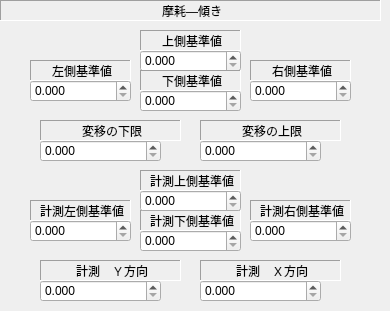
   <widget class="QWidget" name="page_5">
    <widget class="QLabel" name="label_15">
     <property name="geometry">
      <rect>
       <x>0</x>
       <y>0</y>
       <width>381</width>
       <height>21</height>
      </rect>
     </property>
     <property name="frameShape">
      <enum>QFrame::Panel</enum>
     </property>
     <property name="frameShadow">
      <enum>QFrame::Sunken</enum>
     </property>
     <property name="text">
      <string>摩耗―傾き</string>
     </property>
     <property name="alignment">
      <set>Qt::AlignCenter|Qt::AlignHCenter|Qt::AlignLeading|Qt::AlignLeft|Qt::AlignVCenter</set>
     </property>
    </widget>
    <widget class="QLabel" name="label_29">
     <property name="geometry">
      <rect>
       <x>200</x>
       <y>120</y>
       <width>141</width>
       <height>21</height>
      </rect>
     </property>
     <property name="frameShape">
      <enum>QFrame::Panel</enum>
     </property>
     <property name="frameShadow">
      <enum>QFrame::Sunken</enum>
     </property>
     <property name="text">
      <string>変移の上限</string>
     </property>
     <property name="alignment">
      <set>Qt::AlignCenter|Qt::AlignHCenter|Qt::AlignLeading|Qt::AlignLeft|Qt::AlignVCenter</set>
     </property>
    </widget>
    <widget class="QDoubleSpinBox" name="doubleSpinBoxLowDifIncline">
     <property name="geometry">
      <rect>
       <x>40</x>
       <y>140</y>
       <width>121</width>
       <height>22</height>
      </rect>
     </property>
     <property name="decimals">
      <number>3</number>
     </property>
     <property name="maximum">
      <double>1000.999000000000024</double>
     </property>
    </widget>
    <widget class="QDoubleSpinBox" name="doubleSpinBoxRegInclineLeft">
     <property name="geometry">
      <rect>
       <x>30</x>
       <y>80</y>
       <width>101</width>
       <height>22</height>
      </rect>
     </property>
     <property name="decimals">
      <number>3</number>
     </property>
     <property name="maximum">
      <double>1000.999000000000024</double>
     </property>
    </widget>
    <widget class="QDoubleSpinBox" name="doubleSpinBoxHighDifIncline">
     <property name="geometry">
      <rect>
       <x>200</x>
       <y>140</y>
       <width>121</width>
       <height>22</height>
      </rect>
     </property>
     <property name="decimals">
      <number>3</number>
     </property>
     <property name="maximum">
      <double>1000.999000000000024</double>
     </property>
    </widget>
    <widget class="QLabel" name="label_30">
     <property name="geometry">
      <rect>
       <x>30</x>
       <y>60</y>
       <width>101</width>
       <height>21</height>
      </rect>
     </property>
     <property name="frameShape">
      <enum>QFrame::Panel</enum>
     </property>
     <property name="frameShadow">
      <enum>QFrame::Sunken</enum>
     </property>
     <property name="text">
      <string>左側基準値</string>
     </property>
     <property name="alignment">
      <set>Qt::AlignCenter|Qt::AlignHCenter|Qt::AlignLeading|Qt::AlignLeft|Qt::AlignVCenter</set>
     </property>
    </widget>
    <widget class="QDoubleSpinBox" name="doubleSpinBoxRegInclineRight">
     <property name="geometry">
      <rect>
       <x>250</x>
       <y>80</y>
       <width>101</width>
       <height>22</height>
      </rect>
     </property>
     <property name="decimals">
      <number>3</number>
     </property>
     <property name="maximum">
      <double>1000.999000000000024</double>
     </property>
    </widget>
    <widget class="QLabel" name="label_32">
     <property name="geometry">
      <rect>
       <x>40</x>
       <y>120</y>
       <width>141</width>
       <height>21</height>
      </rect>
     </property>
     <property name="frameShape">
      <enum>QFrame::Panel</enum>
     </property>
     <property name="frameShadow">
      <enum>QFrame::Sunken</enum>
     </property>
     <property name="text">
      <string>変移の下限</string>
     </property>
     <property name="alignment">
      <set>Qt::AlignCenter|Qt::AlignHCenter|Qt::AlignLeading|Qt::AlignLeft|Qt::AlignVCenter</set>
     </property>
    </widget>
    <widget class="QLabel" name="label_33">
     <property name="geometry">
      <rect>
       <x>250</x>
       <y>60</y>
       <width>101</width>
       <height>21</height>
      </rect>
     </property>
     <property name="frameShape">
      <enum>QFrame::Panel</enum>
     </property>
     <property name="frameShadow">
      <enum>QFrame::Sunken</enum>
     </property>
     <property name="text">
      <string>右側基準値</string>
     </property>
     <property name="alignment">
      <set>Qt::AlignCenter|Qt::AlignHCenter|Qt::AlignLeading|Qt::AlignLeft|Qt::AlignVCenter</set>
     </property>
    </widget>
    <widget class="QLabel" name="label_34">
     <property name="geometry">
      <rect>
       <x>140</x>
       <y>30</y>
       <width>101</width>
       <height>21</height>
      </rect>
     </property>
     <property name="frameShape">
      <enum>QFrame::Panel</enum>
     </property>
     <property name="frameShadow">
      <enum>QFrame::Sunken</enum>
     </property>
     <property name="text">
      <string>上側基準値</string>
     </property>
     <property name="alignment">
      <set>Qt::AlignCenter|Qt::AlignHCenter|Qt::AlignLeading|Qt::AlignLeft|Qt::AlignVCenter</set>
     </property>
    </widget>
    <widget class="QDoubleSpinBox" name="doubleSpinBoxRegInclineTop">
     <property name="geometry">
      <rect>
       <x>140</x>
       <y>50</y>
       <width>101</width>
       <height>22</height>
      </rect>
     </property>
     <property name="decimals">
      <number>3</number>
     </property>
     <property name="maximum">
      <double>1000.999000000000024</double>
     </property>
    </widget>
    <widget class="QLabel" name="label_35">
     <property name="geometry">
      <rect>
       <x>140</x>
       <y>70</y>
       <width>101</width>
       <height>21</height>
      </rect>
     </property>
     <property name="frameShape">
      <enum>QFrame::Panel</enum>
     </property>
     <property name="frameShadow">
      <enum>QFrame::Sunken</enum>
     </property>
     <property name="text">
      <string>下側基準値</string>
     </property>
     <property name="alignment">
      <set>Qt::AlignCenter|Qt::AlignHCenter|Qt::AlignLeading|Qt::AlignLeft|Qt::AlignVCenter</set>
     </property>
    </widget>
    <widget class="QDoubleSpinBox" name="doubleSpinBoxRegInclineBottom">
     <property name="geometry">
      <rect>
       <x>140</x>
       <y>90</y>
       <width>101</width>
       <height>22</height>
      </rect>
     </property>
     <property name="decimals">
      <number>3</number>
     </property>
     <property name="maximum">
      <double>1000.999000000000024</double>
     </property>
    </widget>
    <widget class="QDoubleSpinBox" name="doubleSpinBoxValueInclineBottom">
     <property name="geometry">
      <rect>
       <x>140</x>
       <y>230</y>
       <width>101</width>
       <height>22</height>
      </rect>
     </property>
     <property name="decimals">
      <number>3</number>
     </property>
     <property name="maximum">
      <double>1000.999000000000024</double>
     </property>
    </widget>
    <widget class="QLabel" name="label_36">
     <property name="geometry">
      <rect>
       <x>140</x>
       <y>170</y>
       <width>101</width>
       <height>21</height>
      </rect>
     </property>
     <property name="frameShape">
      <enum>QFrame::Panel</enum>
     </property>
     <property name="frameShadow">
      <enum>QFrame::Sunken</enum>
     </property>
     <property name="text">
      <string>計測上側基準値</string>
     </property>
     <property name="alignment">
      <set>Qt::AlignCenter|Qt::AlignHCenter|Qt::AlignLeading|Qt::AlignLeft|Qt::AlignVCenter</set>
     </property>
    </widget>
    <widget class="QDoubleSpinBox" name="doubleSpinBoxValueInclineRight">
     <property name="geometry">
      <rect>
       <x>250</x>
       <y>220</y>
       <width>101</width>
       <height>22</height>
      </rect>
     </property>
     <property name="decimals">
      <number>3</number>
     </property>
     <property name="maximum">
      <double>1000.999000000000024</double>
     </property>
    </widget>
    <widget class="QLabel" name="label_31">
     <property name="geometry">
      <rect>
       <x>30</x>
       <y>200</y>
       <width>101</width>
       <height>21</height>
      </rect>
     </property>
     <property name="frameShape">
      <enum>QFrame::Panel</enum>
     </property>
     <property name="frameShadow">
      <enum>QFrame::Sunken</enum>
     </property>
     <property name="text">
      <string>計測左側基準値</string>
     </property>
     <property name="alignment">
      <set>Qt::AlignCenter|Qt::AlignHCenter|Qt::AlignLeading|Qt::AlignLeft|Qt::AlignVCenter</set>
     </property>
    </widget>
    <widget class="QLabel" name="label_37">
     <property name="geometry">
      <rect>
       <x>140</x>
       <y>210</y>
       <width>101</width>
       <height>21</height>
      </rect>
     </property>
     <property name="frameShape">
      <enum>QFrame::Panel</enum>
     </property>
     <property name="frameShadow">
      <enum>QFrame::Sunken</enum>
     </property>
     <property name="text">
      <string>計測下側基準値</string>
     </property>
     <property name="alignment">
      <set>Qt::AlignCenter|Qt::AlignHCenter|Qt::AlignLeading|Qt::AlignLeft|Qt::AlignVCenter</set>
     </property>
    </widget>
    <widget class="QDoubleSpinBox" name="doubleSpinBoxValueInclineLeft">
     <property name="geometry">
      <rect>
       <x>30</x>
       <y>220</y>
       <width>101</width>
       <height>22</height>
      </rect>
     </property>
     <property name="decimals">
      <number>3</number>
     </property>
     <property name="maximum">
      <double>1000.999000000000024</double>
     </property>
    </widget>
    <widget class="QDoubleSpinBox" name="doubleSpinBoxValueInclineTop">
     <property name="geometry">
      <rect>
       <x>140</x>
       <y>190</y>
       <width>101</width>
       <height>22</height>
      </rect>
     </property>
     <property name="decimals">
      <number>3</number>
     </property>
     <property name="maximum">
      <double>1000.999000000000024</double>
     </property>
    </widget>
    <widget class="QLabel" name="label_38">
     <property name="geometry">
      <rect>
       <x>250</x>
       <y>200</y>
       <width>101</width>
       <height>21</height>
      </rect>
     </property>
     <property name="frameShape">
      <enum>QFrame::Panel</enum>
     </property>
     <property name="frameShadow">
      <enum>QFrame::Sunken</enum>
     </property>
     <property name="text">
      <string>計測右側基準値</string>
     </property>
     <property name="alignment">
      <set>Qt::AlignCenter|Qt::AlignHCenter|Qt::AlignLeading|Qt::AlignLeft|Qt::AlignVCenter</set>
     </property>
    </widget>
    <widget class="QDoubleSpinBox" name="doubleSpinBoxInclineResultX">
     <property name="geometry">
      <rect>
       <x>200</x>
       <y>280</y>
       <width>121</width>
       <height>22</height>
      </rect>
     </property>
     <property name="decimals">
      <number>3</number>
     </property>
     <property name="maximum">
      <double>1000.999000000000024</double>
     </property>
    </widget>
    <widget class="QLabel" name="label_39">
     <property name="geometry">
      <rect>
       <x>200</x>
       <y>260</y>
       <width>141</width>
       <height>21</height>
      </rect>
     </property>
     <property name="frameShape">
      <enum>QFrame::Panel</enum>
     </property>
     <property name="frameShadow">
      <enum>QFrame::Sunken</enum>
     </property>
     <property name="text">
      <string>計測　Ｘ方向</string>
     </property>
     <property name="alignment">
      <set>Qt::AlignCenter|Qt::AlignHCenter|Qt::AlignLeading|Qt::AlignLeft|Qt::AlignVCenter</set>
     </property>
    </widget>
    <widget class="QDoubleSpinBox" name="doubleSpinBoxInclineResultY">
     <property name="geometry">
      <rect>
       <x>40</x>
       <y>280</y>
       <width>121</width>
       <height>22</height>
      </rect>
     </property>
     <property name="decimals">
      <number>3</number>
     </property>
     <property name="maximum">
      <double>1000.999000000000024</double>
     </property>
    </widget>
    <widget class="QLabel" name="label_40">
     <property name="geometry">
      <rect>
       <x>40</x>
       <y>260</y>
       <width>141</width>
       <height>21</height>
      </rect>
     </property>
     <property name="frameShape">
      <enum>QFrame::Panel</enum>
     </property>
     <property name="frameShadow">
      <enum>QFrame::Sunken</enum>
     </property>
     <property name="text">
      <string>計測　Ｙ方向</string>
     </property>
     <property name="alignment">
      <set>Qt::AlignCenter|Qt::AlignHCenter|Qt::AlignLeading|Qt::AlignLeft|Qt::AlignVCenter</set>
     </property>
    </widget>
   </widget>
